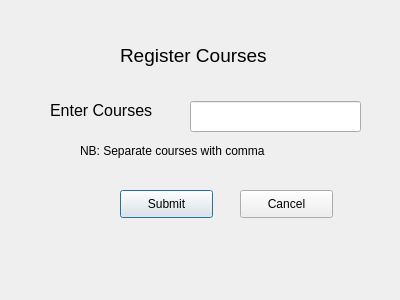
<?xml version="1.0" encoding="UTF-8"?>
<ui version="4.0">
 <class>Dialog</class>
 <widget class="QDialog" name="Dialog">
  <property name="geometry">
   <rect>
    <x>0</x>
    <y>0</y>
    <width>400</width>
    <height>300</height>
   </rect>
  </property>
  <property name="windowTitle">
   <string>Dialog</string>
  </property>
  <widget class="QLabel" name="label">
   <property name="geometry">
    <rect>
     <x>50</x>
     <y>90</y>
     <width>131</width>
     <height>41</height>
    </rect>
   </property>
   <property name="font">
    <font>
     <pointsize>12</pointsize>
    </font>
   </property>
   <property name="text">
    <string>Enter Courses</string>
   </property>
  </widget>
  <widget class="QLineEdit" name="lineEdit">
   <property name="geometry">
    <rect>
     <x>190</x>
     <y>101</y>
     <width>171</width>
     <height>31</height>
    </rect>
   </property>
  </widget>
  <widget class="QLabel" name="label_2">
   <property name="geometry">
    <rect>
     <x>80</x>
     <y>140</y>
     <width>211</width>
     <height>21</height>
    </rect>
   </property>
   <property name="text">
    <string>NB: Separate courses with comma</string>
   </property>
  </widget>
  <widget class="QLabel" name="label_3">
   <property name="geometry">
    <rect>
     <x>120</x>
     <y>30</y>
     <width>171</width>
     <height>51</height>
    </rect>
   </property>
   <property name="font">
    <font>
     <pointsize>14</pointsize>
    </font>
   </property>
   <property name="text">
    <string>Register Courses</string>
   </property>
  </widget>
  <widget class="QPushButton" name="pushButton">
   <property name="geometry">
    <rect>
     <x>120</x>
     <y>190</y>
     <width>93</width>
     <height>28</height>
    </rect>
   </property>
   <property name="text">
    <string>Submit</string>
   </property>
  </widget>
  <widget class="QPushButton" name="pushButton_2">
   <property name="geometry">
    <rect>
     <x>240</x>
     <y>190</y>
     <width>93</width>
     <height>28</height>
    </rect>
   </property>
   <property name="text">
    <string>Cancel</string>
   </property>
  </widget>
 </widget>
 <resources/>
 <connections/>
</ui>
